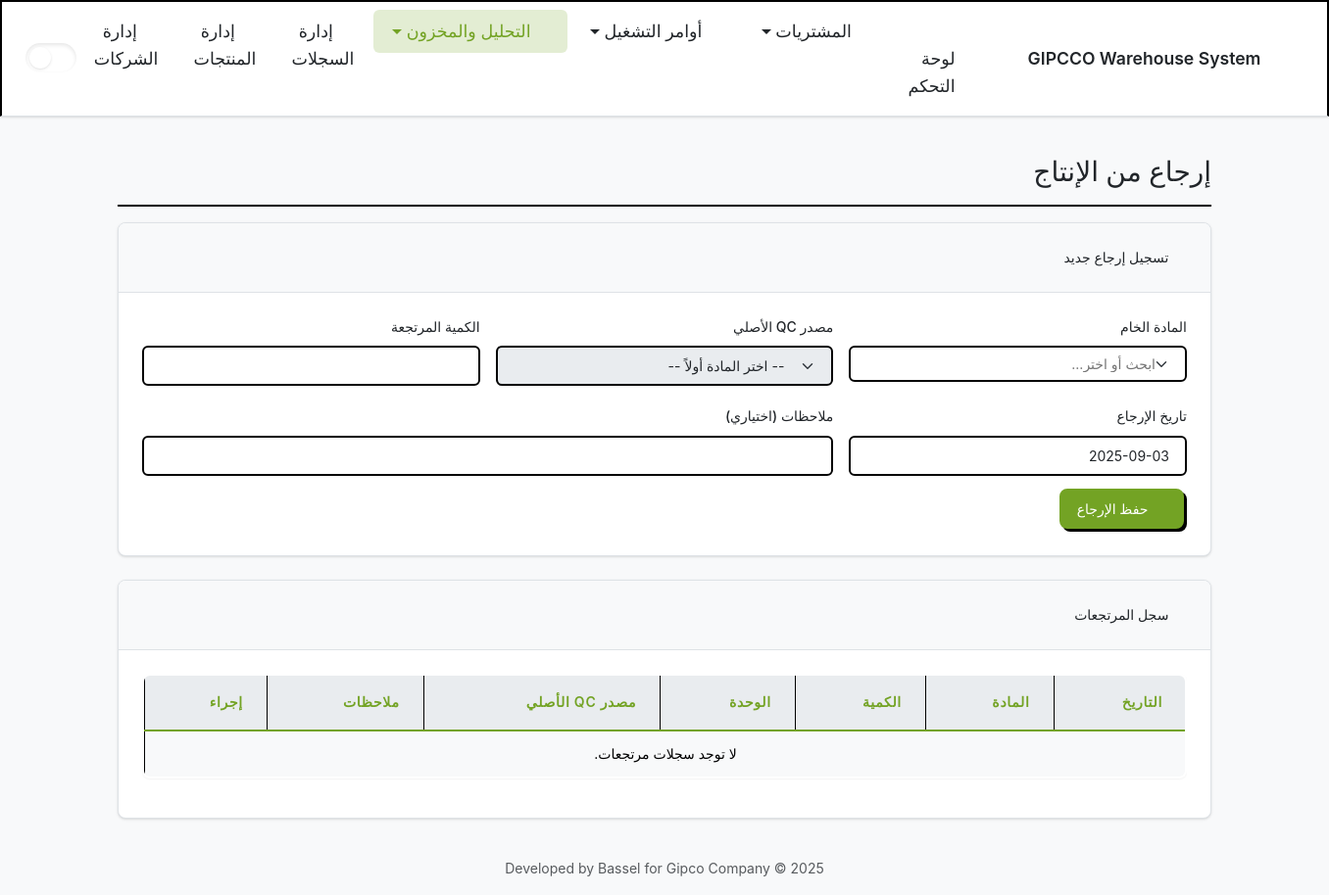
Before: /production_returns/ with the older database file.
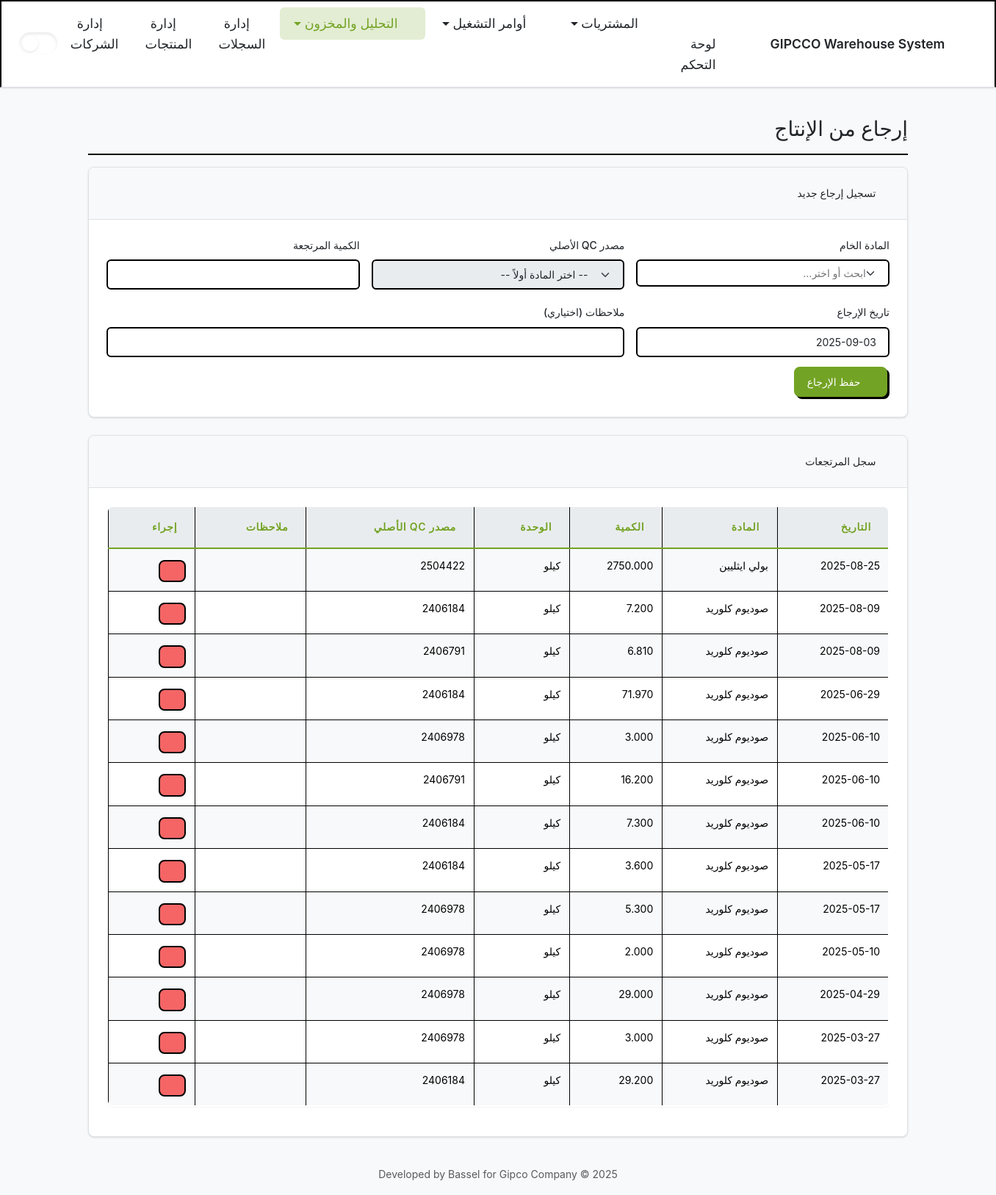
After: the same page with the newer database file.
### inventory/models.py (models this page shows, shortened)
class ProductionReturn(models.Model):
    product = models.ForeignKey(
        Product,
        on_delete=models.CASCADE,
        related_name='production_returns',
        verbose_name=_("Product")
    )
    source_log = models.ForeignKey(
        InventoryLog,
        on_delete=models.CASCADE,
        related_name='production_returns',
        verbose_name=_("Original Source Log")
    )
    quantity = models.FloatField(verbose_name=_("Quantity Returned"))
    return_date = models.DateTimeField(verbose_name=_("Return Date"))
    notes = models.TextField(null=True, blank=True, verbose_name=_("Notes"))
    class Meta:
        db_table = 'production_returns'  # Explicitly map to the existing table
        verbose_name = _("Production Return")
        verbose_name_plural = _("Production Returns")
        ordering = ['-return_date']

class Product(models.Model):
    class ProductType(models.TextChoices):
        RAW_MATERIAL = 'مواد خام', _('مواد خام')
        PACKAGING = 'تعبئه و تغليف', _('تعبئه و تغليف')
        FINAL_PRODUCT = 'منتج نهائي', _('منتج نهائي')
    name = models.CharField(max_length=255, verbose_name=_("Product Name"))
    code = models.CharField(max_length=100, unique=True, verbose_name=_("Product Code"))
    product_type = models.CharField(
        max_length=50,
        choices=ProductType.choices,
        verbose_name=_("Product Type")
    )
    unit = models.CharField(max_length=50, verbose_name=_("Unit of Measurement"))
    tags = models.ManyToManyField('ProductTag', blank=True, verbose_name=_("Tags"))
    moving_average_cost = models.DecimalField(
        max_digits=12, decimal_places=3, default=Decimal('0.000'), verbose_name=_("Moving Average Cost")
    )
    class Meta:
        db_table = 'products'  # Explicitly map to the existing table
        verbose_name = _("Product")
        verbose_name_plural = _("Products")
        ordering = ['name']

class InventoryLog(models.Model):
    product = models.ForeignKey(
        Product,
        on_delete=models.CASCADE,
        related_name='inventory_logs',
        verbose_name=_("Product")
    )
    company = models.ForeignKey(
        Company,
        on_delete=models.SET_NULL,
        null=True,
        blank=True,
        related_name='inventory_logs',
        verbose_name=_("Company")
    )
    quantity = models.FloatField(verbose_name=_("Quantity"))
    timestamp = models.DateTimeField(verbose_name=_("Timestamp"))
    qc_no = models.CharField(
        max_length=100,
        null=True,
        blank=True,
        verbose_name=_("QC Number")
    )
    unit_price = models.DecimalField(
        max_digits=12, decimal_places=3, null=True, blank=True, verbose_name=_("Unit Price")
    )
    po_item = models.ForeignKey(
        'PurchaseOrderItem',
        on_delete=models.SET_NULL, # Set to PROTECT after data migration
        null=True,
        blank=True,
        related_name='receipts',
        verbose_name=_("Purchase Order Item")
    )
    tags = models.ManyToManyField(
        'ProductTag',
        blank=True,
        verbose_name=_("Tags"),
        related_name='inventory_logs'
    )
    class Meta:
        db_table = 'inventory_log'  # Explicitly map to the existing table
        verbose_name = _("Inventory Log")
        verbose_name_plural = _("Inventory Logs")
        ordering = ['-timestamp']

### inventory/views/production_returns.py (the view, shortened to what this page needs)
# urls.py: path('production_returns/', production_returns, name='production_returns'),
def production_returns(request: HttpRequest) -> HttpResponse:
    context = {
        'active_page': 'production_returns',
        'returns': ProductionReturn.objects.select_related('product', 'source_log').all(),
        'products': Product.objects.filter(~Q(product_type=Product.ProductType.FINAL_PRODUCT)),
        'today_date': timezone.now().strftime('%Y-%m-%d'),
        'is_partial_request': 'X-Partial-Request' in request.headers
    }
    if 'X-Partial-Request' in request.headers:
        return render(request, 'inventory/partials/production_returns_content.html', context)
    return render(request, 'inventory/production_returns.html', context)

### inventory/templates/inventory/production_returns.html
{% extends "inventory/layout.html" %}
{% load static %}
{% block content %}
  {% include "inventory/partials/production_returns_content.html" %}
{% endblock content %}

### inventory/templates/inventory/layout.html (shortened to what this page needs)
{% load static %}
<!DOCTYPE html>
<html lang="ar" dir="rtl" data-bs-theme="light">
  <head>
    <link rel="stylesheet" href="{% static 'css/google-fonts.css' %}" />
    <link rel="stylesheet" href="{% static 'css/bootstrap.css' %}" />
    <link rel="stylesheet" href="{% static 'css/bootstrap-icons.min.css' %}" />
    <link rel="stylesheet" href="{% static 'css/flatpickr.min.css' %}" />
    <link
      rel="stylesheet"
      href="{% static 'css/tom-select.bootstrap5.min.css' %}"
    />
    <link rel="stylesheet" href="{% static 'css/style.css' %}" />
  </head>
  <body>
    <button
      class="season-toggle"
      id="seasonToggle"
      title="Change season"
      aria-label="Change season"
    ></button>
    <header class="navbar navbar-expand-lg sticky-top">
      <div class="container-fluid">
        <a
          class="navbar-brand d-flex align-items-center"
          href="{% url 'inventory:index' %}"
        >
          <i class="bi bi-buildings-fill brand-icon"></i>
          <span class="brand-text">GIPCCO Warehouse System</span>
        </a>
        <div class="collapse navbar-collapse" id="navbarNav">
          <ul class="navbar-nav mx-auto mb-2 mb-lg-0">
            <li class="nav-item">
              <a
                class="nav-link {% if active_page == 'index' %}active{% endif %}"
                href="{% url 'inventory:index' %}"
                ><i class="bi bi-grid-1x2-fill me-2"></i>لوحة التحكم</a
              >
            </li>
            <li class="nav-item dropdown">
              <a
                class="nav-link dropdown-toggle {% if active_page == 'purchasing' %}active{% endif %}"
                href="#"
                role="button"
                data-bs-toggle="dropdown"
                aria-expanded="false"
              >
                <i class="bi bi-cart-check-fill me-2"></i>المشتريات
              </a>
            </li>
            <li class="nav-item dropdown">
              <a
                class="nav-link dropdown-toggle {% if active_page == 'shop_orders' %}active{% endif %}"
                href="#"
                role="button"
                data-bs-toggle="dropdown"
                aria-expanded="false"
              >
                <i class="bi bi-box-seam-fill me-2"></i>أوامر التشغيل
              </a>
            </li>
            <li class="nav-item dropdown">
              <a
                class="nav-link dropdown-toggle {% if active_page == 'analysis' or active_page == 'production_returns' or active_page == 'opening_balances' %}active{% endif %}"
                href="#"
                role="button"
                data-bs-toggle="dropdown"
                aria-expanded="false"
              >
                <i class="bi bi-bar-chart-line-fill me-2"></i>التحليل والمخزون
              </a>
            </li>
            <li class="nav-item">
              <a
                class="nav-link {% if active_page == 'records' %}active{% endif %}"
                href="{% url 'inventory:records' %}"
                ><i class="bi bi-journal-richtext me-2"></i>إدارة السجلات</a
              >
            </li>
            <li class="nav-item">
              <a
                class="nav-link {% if active_page == 'products' %}active{% endif %}"
                href="{% url 'inventory:products' %}"
                ><i class="bi bi-tags-fill me-2"></i>إدارة المنتجات</a
              >
            </li>
            <li class="nav-item">
              <a
                class="nav-link {% if active_page == 'companies' %}active{% endif %}"
                href="{% url 'inventory:companies' %}"
                ><i class="bi bi-building-fill me-2"></i>إدارة الشركات</a
              >
            </li>
          </ul>
          <div class="d-flex align-items-center">
            <div class="form-check form-switch theme-switch">
              <label
                class="form-check-label"
                for="darkModeSwitch"
                id="darkModeLabel"
              >
              </label>
            </div>
          </div>
        </div>
      </div>
    </header>
    <main class="container py-4 flex-grow-1">
      <div id="page-content">{% block content %}{% endblock %}</div>
    </main>
    <footer class="footer mt-auto py-3 text-center">
      <div class="container">
        <span class="text-body-secondary">
          Developed by Bassel for Gipco Company &copy; 2025
        </span>
      </div>
    </footer>
  </body>
</html>

### inventory/templates/inventory/partials/production_returns_content.html (shortened to what this page needs)
<div class="d-flex justify-content-between flex-wrap flex-md-nowrap align-items-center pt-3 pb-2 mb-3 border-bottom">
    <h1 class="h2">إرجاع من الإنتاج</h1>
</div>
<div class="card mb-4">
    <div class="card-header">
        <i class="bi bi-plus-circle me-1"></i>
        تسجيل إرجاع جديد
    </div>
    <div class="card-body">
        <form action="{% url 'inventory:production_returns' %}" method="post" id="returnForm">
            <div class="row g-3">
                <div class="col-md-4">
                    <label for="product_id" class="form-label">المادة الخام</label>
                </div>
                <div class="col-md-4">
                    <label for="source_log_id" class="form-label">مصدر QC الأصلي</label>
                    <select class="form-select" id="source_log_id" name="source_log_id" required disabled>
                        <option value="" selected disabled>-- اختر المادة أولاً --</option>
                    </select>
                </div>
                <div class="col-md-4">
                    <label for="quantity" class="form-label">الكمية المرتجعة</label>
                    <input type="number" class="form-control" id="quantity" name="quantity" step="0.001" min="0" required>
                </div>
                <div class="col-md-4">
                    <label for="return_date" class="form-label">تاريخ الإرجاع</label>
                    <input type="text" class="form-control datepicker" id="return_date" name="return_date" value="{{ today_date }}" required>
                </div>
                <div class="col-md-8">
                    <label for="notes" class="form-label">ملاحظات (اختياري)</label>
                    <input type="text" class="form-control" id="notes" name="notes">
                </div>
            </div>
            <button type="submit" class="btn btn-primary mt-3">
                <i class="bi bi-save me-1"></i>
                حفظ الإرجاع
            </button>
        </form>
    </div>
</div>
<div class="card">
    <div class="card-header">
        <i class="bi bi-clock-history me-1"></i>
        سجل المرتجعات
    </div>
    <div class="card-body">
        <div class="table-responsive">
            <table class="table table-striped table-hover table-bordered">
                <thead class="table-light">
                    <tr>
                        <th>التاريخ</th>
                        <th>المادة</th>
                        <th>الكمية</th>
                        <th>الوحدة</th>
                        <th>مصدر QC الأصلي</th>
                        <th>ملاحظات</th>
                        <th>إجراء</th>
                    </tr>
                </thead>
                <tbody>
                    {% for item in returns %}
                    <tr>
                        <td>{{ item.return_date|date:"Y-m-d" }}</td>
                        <td>{{ item.product.name }}</td>
                        <td>{{ item.quantity|floatformat:3 }}</td>
                        <td>{{ item.product.unit }}</td>
                        <td>{{ item.source_log.qc_no|default:"N/A" }}</td>
                        <td>{{ item.notes }}</td>
                        <td>
                            <form action="{% url 'inventory:delete_production_return' pk=item.id %}" method="post" onsubmit="return confirm('هل أنت متأكد من حذف هذا السجل؟');">
                                <button type="submit" class="btn btn-sm btn-outline-danger" title="حذف السجل">
                                    <i class="bi bi-trash"></i>
                                </button>
                            </form>
                        </td>
                    </tr>
                    {% empty %}
                    <tr>
                        <td colspan="7" class="text-center">لا توجد سجلات مرتجعات.</td>
                    </tr>
                    {% endfor %}
                </tbody>
            </table>
        </div>
    </div>
</div>

Changed rows visible on the page:
added ProductionReturn: return_date "2025-08-25", product.name "بولي ايثليين", quantity "2750.000", product.unit "كيلو", source_log.qc_no "2504422"
added ProductionReturn: return_date "2025-08-09", product.name "صوديوم كلوريد", quantity "7.200", product.unit "كيلو", source_log.qc_no "2406184"
added ProductionReturn: return_date "2025-08-09", product.name "صوديوم كلوريد", quantity "6.810", product.unit "كيلو", source_log.qc_no "2406791"
added ProductionReturn: return_date "2025-06-29", product.name "صوديوم كلوريد", quantity "71.970", product.unit "كيلو", source_log.qc_no "2406184"
added ProductionReturn: return_date "2025-06-10", product.name "صوديوم كلوريد", quantity "3.000", product.unit "كيلو", source_log.qc_no "2406978"
added ProductionReturn: return_date "2025-06-10", product.name "صوديوم كلوريد", quantity "16.200", product.unit "كيلو", source_log.qc_no "2406791"
added ProductionReturn: return_date "2025-06-10", product.name "صوديوم كلوريد", quantity "7.300", product.unit "كيلو", source_log.qc_no "2406184"
added ProductionReturn: return_date "2025-05-17", product.name "صوديوم كلوريد", quantity "3.600", product.unit "كيلو", source_log.qc_no "2406184"
added ProductionReturn: return_date "2025-05-17", product.name "صوديوم كلوريد", quantity "5.300", product.unit "كيلو", source_log.qc_no "2406978"
added ProductionReturn: return_date "2025-05-10", product.name "صوديوم كلوريد", quantity "2.000", product.unit "كيلو", source_log.qc_no "2406978"
added ProductionReturn: return_date "2025-04-29", product.name "صوديوم كلوريد", quantity "29.000", product.unit "كيلو", source_log.qc_no "2406978"
added ProductionReturn: return_date "2025-03-27", product.name "صوديوم كلوريد", quantity "3.000", product.unit "كيلو", source_log.qc_no "2406978"
added ProductionReturn: return_date "2025-03-27", product.name "صوديوم كلوريد", quantity "29.200", product.unit "كيلو", source_log.qc_no "2406184"
Other visible differences:
text no longer shown: "لا توجد سجلات مرتجعات."
